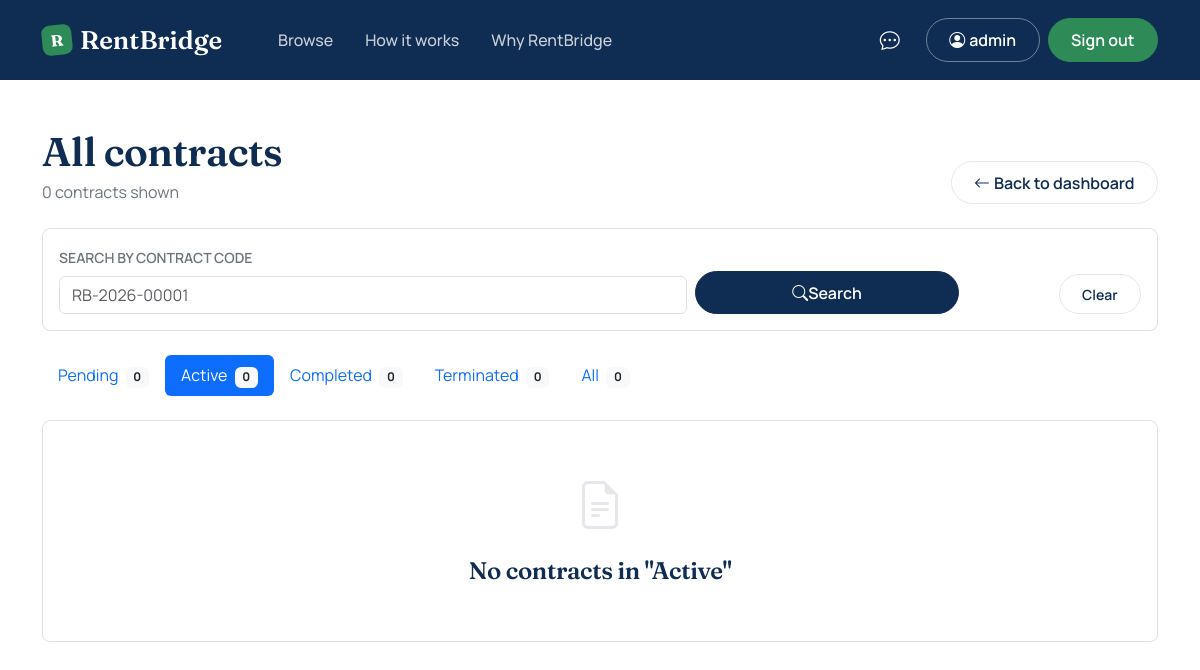
The app's page /admin/contracts.php?status=active (signed in), older data.
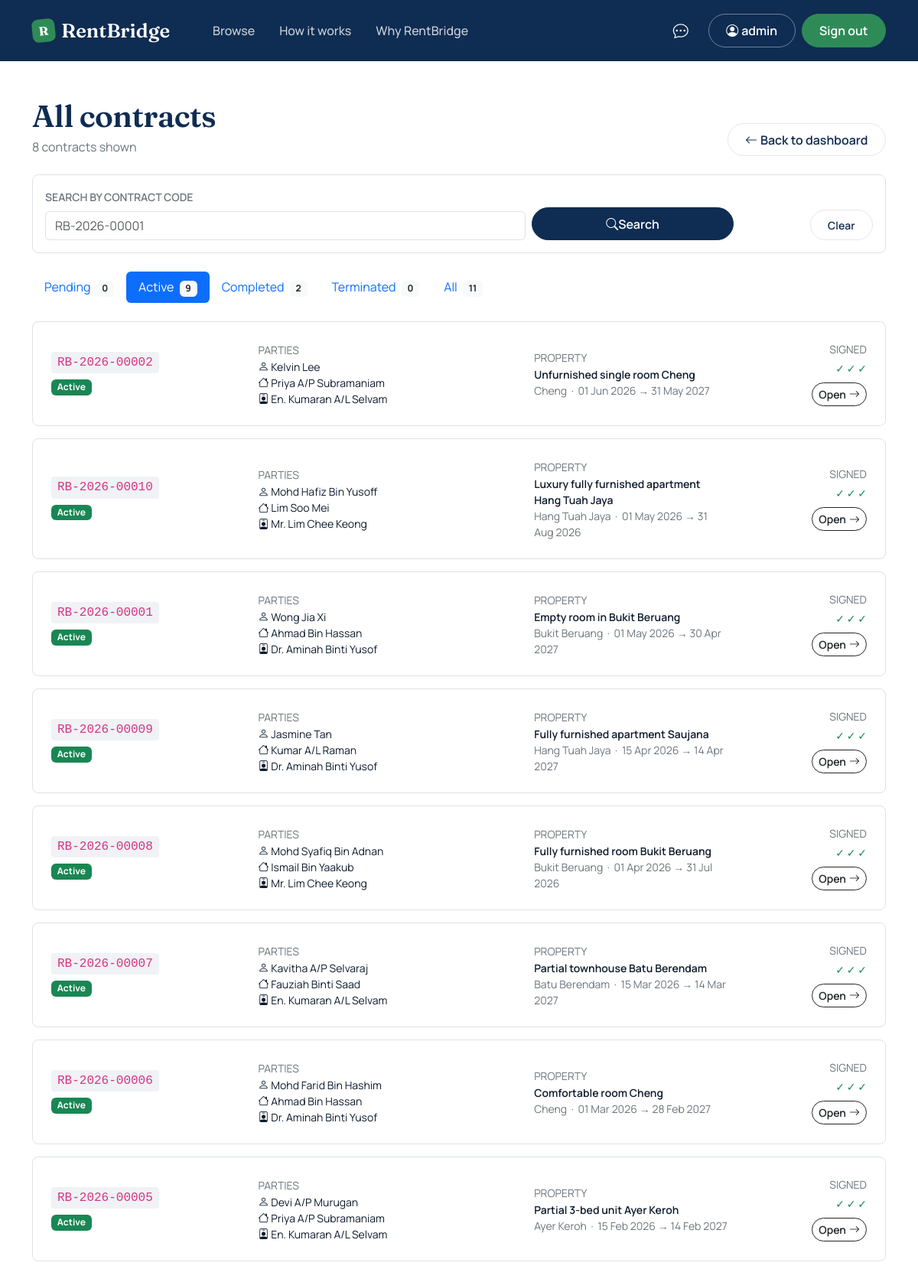
The same page, newer data.
### tables this page shows
CREATE TABLE `contracts` (
  `id` int(11) NOT NULL,
  `contract_code` varchar(20) NOT NULL COMMENT 'e.g. RB-2026-00001',
  `booking_id` int(11) NOT NULL,
  `student_id` int(11) NOT NULL,
  `landlord_id` int(11) NOT NULL,
  `agent_id` int(11) NOT NULL,
  `property_id` int(11) NOT NULL,
  `start_date` date NOT NULL,
  `end_date` date NOT NULL,
  `monthly_rent` decimal(8,2) NOT NULL,
  `deposit` decimal(8,2) NOT NULL,
  `terms` text NOT NULL COMMENT 'Standard tenancy terms (Markdown)',
  `student_signature` varchar(255) DEFAULT NULL,
  `student_signed_at` timestamp NULL DEFAULT NULL,
  `student_sign_ip` varchar(45) DEFAULT NULL,
  `landlord_signature` varchar(255) DEFAULT NULL,
  `landlord_signed_at` timestamp NULL DEFAULT NULL,
  `landlord_sign_ip` varchar(45) DEFAULT NULL,
  `agent_signature` varchar(255) DEFAULT NULL,
  `agent_signed_at` timestamp NULL DEFAULT NULL,
  `agent_sign_ip` varchar(45) DEFAULT NULL,
  `contract_pdf_path` varchar(255) DEFAULT NULL,
  `generated_pdf_path` varchar(255) DEFAULT NULL,
  `generated_at` timestamp NULL DEFAULT NULL,
  `generated_by` int(11) DEFAULT NULL,
  `signed_pdf_path` varchar(255) DEFAULT NULL,
  `signed_uploaded_at` timestamp NULL DEFAULT NULL,
  `signed_uploaded_by` int(11) DEFAULT NULL,
  `doc_hash` varchar(64) DEFAULT NULL,
  `upload_method` enum('generated','external_upload','legacy_canvas') NOT NULL DEFAULT 'generated',
  `status` enum('pending_signatures','active','completed','terminated') NOT NULL DEFAULT 'pending_signatures',
  `activated_at` timestamp NULL DEFAULT NULL,
  `created_at` timestamp NOT NULL DEFAULT current_timestamp()
);

CREATE TABLE `students` (
  `user_id` int(11) NOT NULL,
  `full_name` varchar(150) NOT NULL,
  `preferred_name` varchar(50) NOT NULL DEFAULT '',
  `matric_no` varchar(20) NOT NULL,
  `university` varchar(80) NOT NULL DEFAULT 'UTeM',
  `phone` varchar(20) NOT NULL,
  `allow_whatsapp` tinyint(1) NOT NULL DEFAULT 0,
  `looking_for_housing` tinyint(1) NOT NULL DEFAULT 0,
  `housing_pref_city` varchar(80) DEFAULT NULL,
  `housing_pref_max_rent` decimal(8,2) DEFAULT NULL,
  `housing_pref_move_in` date DEFAULT NULL,
  `housing_bio` varchar(255) DEFAULT NULL
);

CREATE TABLE `landlords` (
  `user_id` int(11) NOT NULL,
  `full_name` varchar(150) NOT NULL,
  `preferred_name` varchar(50) NOT NULL DEFAULT '',
  `ic_no` varchar(20) NOT NULL,
  `phone` varchar(20) NOT NULL,
  `allow_whatsapp` tinyint(1) NOT NULL DEFAULT 0,
  `address` varchar(255) DEFAULT NULL,
  `verified` tinyint(1) NOT NULL DEFAULT 0
);

CREATE TABLE `agents` (
  `user_id` int(11) NOT NULL,
  `full_name` varchar(150) NOT NULL,
  `preferred_name` varchar(50) NOT NULL DEFAULT '',
  `staff_id` varchar(20) NOT NULL,
  `department` varchar(80) NOT NULL,
  `phone` varchar(20) NOT NULL,
  `allow_whatsapp` tinyint(1) NOT NULL DEFAULT 0,
  `availability` enum('available','busy','off_duty') NOT NULL DEFAULT 'available',
  `max_caseload` int(11) NOT NULL DEFAULT 5,
  `current_caseload` int(11) NOT NULL DEFAULT 0
);

CREATE TABLE `properties` (
  `id` int(11) NOT NULL,
  `landlord_id` int(11) NOT NULL,
  `title` varchar(150) NOT NULL,
  `property_type` enum('room','studio','whole_unit') NOT NULL,
  `address` text NOT NULL,
  `city` varchar(80) NOT NULL,
  `postcode` varchar(10) NOT NULL,
  `state` varchar(50) NOT NULL DEFAULT 'Melaka',
  `latitude` decimal(10,7) DEFAULT NULL,
  `longitude` decimal(10,7) DEFAULT NULL,
  `maps_url` varchar(500) DEFAULT NULL,
  `monthly_rent` decimal(8,2) NOT NULL,
  `deposit` decimal(8,2) NOT NULL DEFAULT 0.00,
  `description` text DEFAULT NULL,
  `facilities` text DEFAULT NULL,
  `furnishing` enum('none','partial','full') NOT NULL DEFAULT 'partial',
  `status` enum('pending_approval','available','booked','rented','hidden','rejected') NOT NULL DEFAULT 'pending_approval',
  `viewing_mode` enum('landlord_led','agent_led','either') NOT NULL DEFAULT 'either',
  `agent_verified_at` timestamp NULL DEFAULT NULL,
  `agent_verified_by` int(11) DEFAULT NULL,
  `created_at` timestamp NOT NULL DEFAULT current_timestamp(),
  `updated_at` timestamp NOT NULL DEFAULT current_timestamp() ON UPDATE current_timestamp()
);

### includes/auth.php (called while the page is built, shortened)
<?php
function e(?string $value): string {
    return htmlspecialchars($value ?? '', ENT_QUOTES | ENT_HTML5, 'UTF-8');
}

### admin/contracts.php (the view, shortened to what the changed rows need)
<?php
require_once __DIR__ . '/../includes/auth.php';
$pdo = db();
$filter = $_GET['status'] ?? 'pending_signatures';
$search = trim($_GET['q'] ?? '');
$where = '1=1';
$params = [];
if ($filter !== 'all') {
    $where .= ' AND c.status = ?';
    $params[] = $filter;
}
$stmt = $pdo->prepare("
    SELECT c.id, c.contract_code, c.status, c.contract_pdf_path,
           c.created_at, c.activated_at,
           c.student_signed_at, c.landlord_signed_at, c.agent_signed_at,
           c.start_date, c.end_date, c.monthly_rent,
           p.title          AS property_title,
           p.city           AS property_city,
           s.full_name      AS student_name,
           l.full_name      AS landlord_name,
           a.full_name      AS agent_name
      FROM contracts c
      JOIN properties p ON p.id = c.property_id
      JOIN students   s ON s.user_id = c.student_id
      JOIN landlords  l ON l.user_id = c.landlord_id
      JOIN agents     a ON a.user_id = c.agent_id
     WHERE $where
     ORDER BY
       CASE WHEN c.status = 'pending_signatures' THEN 0 ELSE 1 END,
       c.created_at DESC
");
$stmt->execute($params);
$contracts = $stmt->fetchAll();
$counts = [];
foreach (['pending_signatures', 'active', 'completed', 'terminated'] as $s) {
    $stmt = $pdo->prepare("SELECT COUNT(*) FROM contracts WHERE status = ?");
    $stmt->execute([$s]);
    $counts[$s] = (int)$stmt->fetchColumn();
}
$counts['all'] = array_sum($counts);
function contract_status_badge(string $status): array {
    return match ($status) {
        'pending_signatures' => ['Pending signatures', 'warning'],
        'active'             => ['Active',             'success'],
        'completed'          => ['Completed',          'secondary'],
        'terminated'         => ['Terminated',         'danger'],
        default              => [ucfirst($status),     'secondary'],
    };
}
function pretty_filter(string $s): string {
    return match ($s) {
        'pending_signatures' => 'Pending',
        'all'                => 'All',
        default              => ucfirst($s),
    };
}
?>
<!DOCTYPE html>
<html lang="en">
<head>
    <link href="https://cdn.jsdelivr.net/npm/bootstrap@5.3.3/dist/css/bootstrap.min.css" rel="stylesheet">
    <link href="https://cdn.jsdelivr.net/npm/bootstrap-icons@1.11.3/font/bootstrap-icons.min.css" rel="stylesheet">
    <link href="../assets/css/style.css" rel="stylesheet">
</head>
<body>
<div class="container py-5">
    <div class="d-flex justify-content-between align-items-end mb-4">
        <div>
            <h1 class="mb-1">All contracts</h1>
            <p class="text-secondary mb-0"><?= count($contracts) ?> contract<?= count($contracts) === 1 ? '' : 's' ?> shown</p>
        </div>
    </div>
    <ul class="nav nav-pills mb-4 flex-wrap">
        <?php foreach (['pending_signatures', 'active', 'completed', 'terminated', 'all'] as $s): ?>
            <li class="nav-item">
                <a class="nav-link <?= $filter === $s ? 'active' : '' ?>"
                   href="?status=<?= $s ?><?= $search !== '' ? '&q=' . urlencode($search) : '' ?>">
                    <?= e(pretty_filter($s)) ?>
                    <span class="badge bg-light text-dark ms-1"><?= $counts[$s] ?></span>
                </a>
            </li>
        <?php endforeach; ?>
    </ul>
    <?php if (empty($contracts)): ?>
        <div class="text-center py-5 bg-white rounded-3 border">
            <i class="bi bi-file-earmark-text" style="font-size: 3rem; color: var(--rb-line);"></i>
            <h4 class="mt-3">No contracts <?= $search !== '' ? 'match your search' : 'in "' . e(pretty_filter($filter)) . '"' ?></h4>
        </div>
    <?php else: ?>
        <div class="row g-3">
            <?php foreach ($contracts as $c):
                [$label, $color] = contract_status_badge($c['status']);
                $isPending = $c['status'] === 'pending_signatures';
            ?>
                <div class="col-12">
                    <div class="bg-white border rounded-3 p-4 <?= $isPending ? 'tenancy-row--urgent' : '' ?>">
                        <div class="row g-3 align-items-center">
                            <div class="col-md-3">
                                <div class="d-flex align-items-center gap-2 mb-1">
                                    <code class="fs-6"><?= e($c['contract_code']) ?></code>
                                </div>
                                <span class="badge bg-<?= $color ?>"><?= e($label) ?></span>
                            </div>
                            <div class="col-md-4">
                                <small class="text-secondary text-uppercase">Parties</small>
                                <div class="small">
                                    <div><i class="bi bi-person"></i> <?= e($c['student_name']) ?></div>
                                    <div><i class="bi bi-house"></i> <?= e($c['landlord_name']) ?></div>
                                    <div><i class="bi bi-person-badge"></i> <?= e($c['agent_name']) ?></div>
                                </div>
                            </div>
                            <div class="col-md-3">
                                <small class="text-secondary text-uppercase">Property</small>
                                <div class="small fw-semibold"><?= e($c['property_title']) ?></div>
                                <div class="text-secondary small">
                                    <?= e($c['property_city']) ?>
                                    &nbsp;·&nbsp;
                                    <?= e(date('d M Y', strtotime($c['start_date']))) ?> →
                                    <?= e(date('d M Y', strtotime($c['end_date']))) ?>
                                </div>
                            </div>
                            <div class="col-md-2 text-md-end">
                                <small class="text-secondary text-uppercase d-block mb-1">Signed</small>
                                <div class="mb-2 small">
                                    <span class="<?= !empty($c['student_signed_at'])  ? 'text-success' : 'text-secondary' ?>" title="Student"><?= !empty($c['student_signed_at'])  ? '✓' : '○' ?></span>
                                    <span class="<?= !empty($c['landlord_signed_at']) ? 'text-success' : 'text-secondary' ?>" title="Landlord"><?= !empty($c['landlord_signed_at']) ? '✓' : '○' ?></span>
                                    <span class="<?= !empty($c['agent_signed_at'])    ? 'text-success' : 'text-secondary' ?>" title="Agent"><?= !empty($c['agent_signed_at'])    ? '✓' : '○' ?></span>
                                </div>
                                <div class="d-flex gap-1 justify-content-md-end">
                                    <a href="/rentbridge/contracts/view.php?id=<?= (int)$c['id'] ?>"
                                       class="btn btn-sm btn-outline-dark">
                                        Open <i class="bi bi-arrow-right ms-1"></i>
                                    </a>
                                </div>
                            </div>
                        </div>
                    </div>
                </div>
            <?php endforeach; ?>
        </div>
    <?php endif; ?>
</div>
</body>
</html>

Row changes from the older to the newer data that the page shows:
added contracts: contract_code "RB-2026-00002", label "Active", students.full_name "Kelvin Lee", landlords.full_name "Priya A/P Subramaniam", agents.full_name "En. Kumaran A/L Selvam", property.title "Unfurnished single room Cheng", property.city "Cheng", start_date "01 Jun 2026", end_date "31 May 2027"
added contracts: contract_code "RB-2026-00010", label "Active", students.full_name "Mohd Hafiz Bin Yusoff", landlords.full_name "Lim Soo Mei", agents.full_name "Mr. Lim Chee Keong", property.title "Luxury fully furnished apartment Hang Tuah Jaya", property.city "Hang Tuah Jaya", start_date "01 May 2026", end_date "31 Aug 2026"
added contracts: contract_code "RB-2026-00001", label "Active", students.full_name "Wong Jia Xi", landlords.full_name "Ahmad Bin Hassan", agents.full_name "Dr. Aminah Binti Yusof", property.title "Empty room in Bukit Beruang", property.city "Bukit Beruang", start_date "01 May 2026", end_date "30 Apr 2027"
added contracts: contract_code "RB-2026-00009", label "Active", students.full_name "Jasmine Tan", landlords.full_name "Kumar A/L Raman", agents.full_name "Dr. Aminah Binti Yusof", property.title "Fully furnished apartment Saujana", property.city "Hang Tuah Jaya", start_date "15 Apr 2026", end_date "14 Apr 2027"
added contracts: contract_code "RB-2026-00008", label "Active", students.full_name "Mohd Syafiq Bin Adnan", landlords.full_name "Ismail Bin Yaakub", agents.full_name "Mr. Lim Chee Keong", property.title "Fully furnished room Bukit Beruang", property.city "Bukit Beruang", start_date "01 Apr 2026", end_date "31 Jul 2026"
added contracts: contract_code "RB-2026-00007", label "Active", students.full_name "Kavitha A/P Selvaraj", landlords.full_name "Fauziah Binti Saad", agents.full_name "En. Kumaran A/L Selvam", property.title "Partial townhouse Batu Berendam", property.city "Batu Berendam", start_date "15 Mar 2026", end_date "14 Mar 2027"
added contracts: contract_code "RB-2026-00006", label "Active", students.full_name "Mohd Farid Bin Hashim", landlords.full_name "Ahmad Bin Hassan", agents.full_name "Dr. Aminah Binti Yusof", property.title "Comfortable room Cheng", property.city "Cheng", start_date "01 Mar 2026", end_date "28 Feb 2027"
added contracts: contract_code "RB-2026-00005", label "Active", students.full_name "Devi A/P Murugan", landlords.full_name "Priya A/P Subramaniam", agents.full_name "En. Kumaran A/L Selvam", property.title "Partial 3-bed unit Ayer Keroh", property.city "Ayer Keroh", start_date "15 Feb 2026", end_date "14 Feb 2027"
Text that changed along with them:
count($contracts): "0" → "8"
pretty_filter($filter): "Active" → (not shown)
new list line: "Active 9"
new list line: "Completed 2"
new list line: "All 11"
list line gone: "Active 0"
list line gone: "Completed 0"
list line gone: "All 0"
text no longer shown: "No contracts in \" \""
